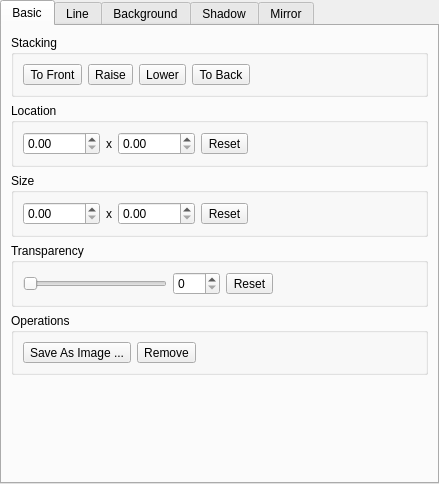
<?xml version="1.0" encoding="UTF-8"?>
<ui version="4.0">
 <class>GenericItemConfigBase</class>
 <widget class="QWidget" name="Form">
  <property name="geometry">
   <rect>
    <x>0</x>
    <y>0</y>
    <width>439</width>
    <height>484</height>
   </rect>
  </property>
  <property name="windowTitle">
   <string>Form</string>
  </property>
  <layout class="QVBoxLayout" name="verticalLayout_2">
	<property name="margin">
		<number>0</number>
	</property>
   <item>
    <widget class="QTabWidget" name="tabWidget">
     <property name="tabPosition">
      <enum>QTabWidget::North</enum>
     </property>
     <property name="tabShape">
      <enum>QTabWidget::Rounded</enum>
     </property>
     <property name="currentIndex">
      <number>0</number>
     </property>
     <property name="usesScrollButtons">
      <bool>false</bool>
     </property>
     <widget class="QWidget" name="generalTab">
      <attribute name="title">
       <string>Basic</string>
      </attribute>
      <layout class="QVBoxLayout" name="verticalLayout_3">
       <item>
        <widget class="QGroupBox" name="groupBox_2">
         <property name="title">
          <string>Stacking</string>
         </property>
         <layout class="QVBoxLayout" name="verticalLayout_8">
          <item>
           <layout class="QGridLayout" name="gridLayout">
            <item row="0" column="0">
             <widget class="QToolButton" name="front">
              <property name="text">
               <string>To Front</string>
              </property>
              <property name="icon">
               <iconset resource="../dviz.qrc">
                <normaloff>:/data/action-order-front.png</normaloff>:/data/action-order-front.png</iconset>
              </property>
              <property name="toolButtonStyle">
               <enum>Qt::ToolButtonTextBesideIcon</enum>
              </property>
             </widget>
            </item>
            <item row="0" column="1">
             <widget class="QToolButton" name="raise">
              <property name="text">
               <string>Raise</string>
              </property>
              <property name="icon">
               <iconset resource="../dviz.qrc">
                <normaloff>:/data/action-order-raise.png</normaloff>:/data/action-order-raise.png</iconset>
              </property>
              <property name="toolButtonStyle">
               <enum>Qt::ToolButtonTextBesideIcon</enum>
              </property>
             </widget>
            </item>
            <item row="0" column="2">
             <widget class="QToolButton" name="lower">
              <property name="text">
               <string>Lower</string>
              </property>
              <property name="icon">
               <iconset resource="../dviz.qrc">
                <normaloff>:/data/action-order-lower.png</normaloff>:/data/action-order-lower.png</iconset>
              </property>
              <property name="toolButtonStyle">
               <enum>Qt::ToolButtonTextBesideIcon</enum>
              </property>
             </widget>
            </item>
            <item row="0" column="3">
             <widget class="QToolButton" name="back">
              <property name="text">
               <string>To Back</string>
              </property>
              <property name="icon">
               <iconset resource="../dviz.qrc">
                <normaloff>:/data/action-order-back.png</normaloff>:/data/action-order-back.png</iconset>
              </property>
              <property name="toolButtonStyle">
               <enum>Qt::ToolButtonTextBesideIcon</enum>
              </property>
             </widget>
            </item>
            <item row="0" column="4">
             <spacer name="horizontalSpacer_7">
              <property name="orientation">
               <enum>Qt::Horizontal</enum>
              </property>
              <property name="sizeHint" stdset="0">
               <size>
                <width>37</width>
                <height>17</height>
               </size>
              </property>
             </spacer>
            </item>
           </layout>
          </item>
         </layout>
        </widget>
       </item>
       <item>
        <widget class="QGroupBox" name="groupBox">
         <property name="title">
          <string>Location</string>
         </property>
         <layout class="QVBoxLayout" name="verticalLayout_7">
          <item>
           <layout class="QGridLayout" name="gridLayout_3">
            <item row="0" column="1">
             <widget class="QLabel" name="label_5">
              <property name="text">
               <string>x</string>
              </property>
              <property name="alignment">
               <set>Qt::AlignCenter</set>
              </property>
             </widget>
            </item>
            <item row="0" column="2">
             <widget class="QDoubleSpinBox" name="locationY">
              <property name="maximum">
               <double>10000.000000000000000</double>
              </property>
             </widget>
            </item>
            <item row="0" column="0">
             <widget class="QDoubleSpinBox" name="locationX">
              <property name="maximum">
               <double>10000.000000000000000</double>
              </property>
             </widget>
            </item>
            <item row="0" column="4">
             <spacer name="horizontalSpacer_8">
              <property name="orientation">
               <enum>Qt::Horizontal</enum>
              </property>
              <property name="sizeHint" stdset="0">
               <size>
                <width>40</width>
                <height>20</height>
               </size>
              </property>
             </spacer>
            </item>
            <item row="0" column="3">
             <widget class="QToolButton" name="locationReset">
              <property name="text">
               <string>Reset</string>
              </property>
              <property name="icon">
               <iconset resource="../dviz.qrc">
                <normaloff>:/data/action-delete.png</normaloff>:/data/action-delete.png</iconset>
              </property>
              <property name="toolButtonStyle">
               <enum>Qt::ToolButtonTextBesideIcon</enum>
              </property>
             </widget>
            </item>
           </layout>
          </item>
         </layout>
        </widget>
       </item>
       <item>
        <widget class="QGroupBox" name="groupBox_4">
         <property name="title">
          <string>Size</string>
         </property>
         <layout class="QVBoxLayout" name="verticalLayout_6">
          <item>
           <layout class="QGridLayout" name="sizeGridLayout">
            <item row="0" column="1">
             <widget class="QLabel" name="label_9">
              <property name="text">
               <string>x</string>
              </property>
              <property name="alignment">
               <set>Qt::AlignCenter</set>
              </property>
             </widget>
            </item>
            <item row="0" column="2">
             <widget class="QDoubleSpinBox" name="contentHeight">
              <property name="maximum">
               <double>10000.000000000000000</double>
              </property>
             </widget>
            </item>
            <item row="0" column="0">
             <widget class="QDoubleSpinBox" name="contentWidth">
              <property name="maximum">
               <double>10000.000000000000000</double>
              </property>
             </widget>
            </item>
            <item row="0" column="4">
             <spacer name="horizontalSpacer_12">
              <property name="orientation">
               <enum>Qt::Horizontal</enum>
              </property>
              <property name="sizeHint" stdset="0">
               <size>
                <width>40</width>
                <height>20</height>
               </size>
              </property>
             </spacer>
            </item>
            <item row="0" column="3">
             <widget class="QToolButton" name="sizeReset">
              <property name="text">
               <string>Reset</string>
              </property>
              <property name="icon">
               <iconset resource="../dviz.qrc">
                <normaloff>:/data/action-delete.png</normaloff>:/data/action-delete.png</iconset>
              </property>
              <property name="toolButtonStyle">
               <enum>Qt::ToolButtonTextBesideIcon</enum>
              </property>
             </widget>
            </item>
           </layout>
          </item>
         </layout>
        </widget>
       </item>
       <item>
        <widget class="QGroupBox" name="groupBox_5">
         <property name="title">
          <string>Transparency</string>
         </property>
         <layout class="QVBoxLayout" name="verticalLayout_5">
          <item>
           <layout class="QGridLayout" name="gridLayout_7">
            <item row="0" column="2">
             <widget class="QToolButton" name="opacityReset">
              <property name="text">
               <string>Reset</string>
              </property>
              <property name="icon">
               <iconset resource="../dviz.qrc">
                <normaloff>:/data/action-delete.png</normaloff>:/data/action-delete.png</iconset>
              </property>
              <property name="toolButtonStyle">
               <enum>Qt::ToolButtonTextBesideIcon</enum>
              </property>
             </widget>
            </item>
            <item row="0" column="3">
             <spacer name="horizontalSpacer_14">
              <property name="orientation">
               <enum>Qt::Horizontal</enum>
              </property>
              <property name="sizeHint" stdset="0">
               <size>
                <width>40</width>
                <height>20</height>
               </size>
              </property>
             </spacer>
            </item>
            <item row="0" column="1">
             <widget class="QSpinBox" name="opacityBox">
              <property name="maximum">
               <number>100</number>
              </property>
             </widget>
            </item>
            <item row="0" column="0">
             <widget class="QSlider" name="opacitySlider">
              <property name="maximum">
               <number>100</number>
              </property>
              <property name="orientation">
               <enum>Qt::Horizontal</enum>
              </property>
             </widget>
            </item>
           </layout>
          </item>
         </layout>
        </widget>
       </item>
       <item>
        <widget class="QGroupBox" name="groupBox_3">
         <property name="title">
          <string>Operations</string>
         </property>
         <layout class="QVBoxLayout" name="verticalLayout_4">
          <item>
           <layout class="QGridLayout" name="gridLayout_2">
            <item row="0" column="0">
             <widget class="QToolButton" name="save">
              <property name="text">
               <string>Save As Image ...</string>
              </property>
              <property name="icon">
               <iconset resource="../dviz.qrc">
                <normaloff>:/data/action-save.png</normaloff>:/data/action-save.png</iconset>
              </property>
              <property name="toolButtonStyle">
               <enum>Qt::ToolButtonTextBesideIcon</enum>
              </property>
             </widget>
            </item>
            <item row="0" column="1">
             <widget class="QToolButton" name="del">
              <property name="text">
               <string>Remove</string>
              </property>
              <property name="icon">
               <iconset resource="../dviz.qrc">
                <normaloff>:/data/action-delete.png</normaloff>:/data/action-delete.png</iconset>
              </property>
              <property name="toolButtonStyle">
               <enum>Qt::ToolButtonTextBesideIcon</enum>
              </property>
             </widget>
            </item>
            <item row="0" column="2">
             <spacer name="horizontalSpacer_6">
              <property name="orientation">
               <enum>Qt::Horizontal</enum>
              </property>
              <property name="sizeHint" stdset="0">
               <size>
                <width>40</width>
                <height>20</height>
               </size>
              </property>
             </spacer>
            </item>
           </layout>
          </item>
         </layout>
        </widget>
       </item>
       <item>
        <spacer name="verticalSpacer_2">
         <property name="orientation">
          <enum>Qt::Vertical</enum>
         </property>
         <property name="sizeHint" stdset="0">
          <size>
           <width>20</width>
           <height>40</height>
          </size>
         </property>
        </spacer>
       </item>
      </layout>
     </widget>
     <widget class="QWidget" name="outlineTab">
      <attribute name="title">
       <string>Line</string>
      </attribute>
      <layout class="QVBoxLayout" name="verticalLayout_9">
       <item>
        <widget class="QRadioButton" name="outlineNone">
         <property name="text">
          <string>No Outline</string>
         </property>
        </widget>
       </item>
       <item>
        <widget class="QRadioButton" name="outlineSolid">
         <property name="text">
          <string>Solid Color</string>
         </property>
         <property name="checked">
          <bool>true</bool>
         </property>
        </widget>
       </item>
       <item>
        <layout class="QFormLayout" name="formLayout">
         <property name="fieldGrowthPolicy">
          <enum>QFormLayout::ExpandingFieldsGrow</enum>
         </property>
         <property name="labelAlignment">
          <set>Qt::AlignLeading|Qt::AlignLeft|Qt::AlignVCenter</set>
         </property>
         <item row="0" column="0">
          <widget class="QLabel" name="label">
           <property name="text">
            <string>Line Color</string>
           </property>
          </widget>
         </item>
         <item row="0" column="1">
          <widget class="QWidget" name="outlineColorPlaceholder" native="true"/>
         </item>
         <item row="1" column="0">
          <widget class="QLabel" name="label_2">
           <property name="text">
            <string>Line Width</string>
           </property>
          </widget>
         </item>
         <item row="1" column="1">
          <widget class="QDoubleSpinBox" name="outlineBox"/>
         </item>
        </layout>
       </item>
      </layout>
     </widget>
     <widget class="QWidget" name="backgroundTab">
      <attribute name="title">
       <string>Background</string>
      </attribute>
      <layout class="QVBoxLayout" name="verticalLayout_10">
       <item>
        <widget class="QWidget" name="bgOptNoBg" native="true">
         <layout class="QVBoxLayout" name="verticalLayout_13">
          <property name="margin">
           <number>0</number>
          </property>
         </layout>
        </widget>
       </item>
       <item>
        <widget class="QRadioButton" name="bgNone">
         <property name="text">
          <string>No Background</string>
         </property>
        </widget>
       </item>
       <item>
        <widget class="QRadioButton" name="bgColor">
         <property name="text">
          <string>Solid Color</string>
         </property>
         <property name="checked">
          <bool>true</bool>
         </property>
        </widget>
       </item>
       <item>
        <widget class="QWidget" name="bgOptColor" native="true">
         <layout class="QVBoxLayout" name="verticalLayout_14">
          <property name="margin">
           <number>0</number>
          </property>
          <item>
           <layout class="QHBoxLayout" name="bgColorPickerLayout"/>
          </item>
         </layout>
        </widget>
       </item>
       <item>
        <widget class="QRadioButton" name="bgGradient">
         <property name="text">
          <string>Gradient Fill</string>
         </property>
        </widget>
       </item>
       <item>
        <widget class="QWidget" name="bgOptGradient" native="true">
         <layout class="QVBoxLayout" name="verticalLayout_15">
          <property name="margin">
           <number>0</number>
          </property>
          <item>
           <widget class="QComboBox" name="gradientSelector"/>
          </item>
         </layout>
        </widget>
       </item>
       <item>
        <widget class="QRadioButton" name="bgImage">
         <property name="text">
          <string>Picture from File</string>
         </property>
        </widget>
       </item>
       <item>
        <widget class="QWidget" name="bgOptImage" native="true">
         <layout class="QVBoxLayout" name="verticalLayout_16">
          <property name="margin">
           <number>0</number>
          </property>
          <item>
           <layout class="QGridLayout" name="gridLayout_8">
            <item row="1" column="0">
             <widget class="QLineEdit" name="imageFilenameBox"/>
            </item>
            <item row="2" column="0" rowspan="2" colspan="2">
             <widget class="QWidget" name="imagePreviewWidget" native="true"/>
            </item>
            <item row="1" column="1">
             <widget class="QPushButton" name="imageBrowseButton">
              <property name="text">
               <string>Browse...</string>
              </property>
             </widget>
            </item>
           </layout>
          </item>
         </layout>
        </widget>
       </item>
       <item>
        <widget class="QRadioButton" name="bgVideo">
         <property name="text">
          <string>Video from File</string>
         </property>
        </widget>
       </item>
       <item>
        <widget class="QWidget" name="bgOptVideo" native="true">
         <layout class="QVBoxLayout" name="verticalLayout_17">
          <property name="margin">
           <number>0</number>
          </property>
          <item>
           <layout class="QGridLayout" name="gridLayout_9">
            <item row="1" column="1">
             <widget class="QPushButton" name="videoBrowseButton">
              <property name="text">
               <string>Browse...</string>
              </property>
             </widget>
            </item>
            <item row="2" column="0" rowspan="2">
             <widget class="QWidget" name="videoPreviewWidget" native="true"/>
            </item>
            <item row="2" column="1" rowspan="2">
             <layout class="QVBoxLayout" name="verticalLayout">
              <item>
               <widget class="QPushButton" name="videoPlayButton">
                <property name="text">
                 <string>Play</string>
                </property>
               </widget>
              </item>
              <item>
               <spacer name="verticalSpacer">
                <property name="orientation">
                 <enum>Qt::Vertical</enum>
                </property>
                <property name="sizeHint" stdset="0">
                 <size>
                  <width>20</width>
                  <height>40</height>
                 </size>
                </property>
               </spacer>
              </item>
             </layout>
            </item>
            <item row="1" column="0">
             <widget class="QLineEdit" name="videoFilenameBox"/>
            </item>
           </layout>
          </item>
         </layout>
        </widget>
       </item>
       <item>
        <spacer name="verticalSpacer_3">
         <property name="orientation">
          <enum>Qt::Vertical</enum>
         </property>
         <property name="sizeHint" stdset="0">
          <size>
           <width>20</width>
           <height>40</height>
          </size>
         </property>
        </spacer>
       </item>
      </layout>
     </widget>
     <widget class="QWidget" name="shadowTab">
      <attribute name="title">
       <string>Shadow</string>
      </attribute>
      <layout class="QVBoxLayout" name="verticalLayout_11">
       <item>
        <widget class="QRadioButton" name="shadowNone">
         <property name="text">
          <string>No Shadow</string>
         </property>
         <property name="checked">
          <bool>true</bool>
         </property>
        </widget>
       </item>
       <item>
        <widget class="QRadioButton" name="shadowSolid">
         <property name="text">
          <string>Solid Shadow</string>
         </property>
        </widget>
       </item>
       <item>
        <widget class="QGroupBox" name="shadowColorGb">
         <property name="title">
          <string>Shadow Color</string>
         </property>
        </widget>
       </item>
       <item>
        <widget class="QGroupBox" name="blurGroup">
         <property name="title">
          <string>Shadow Blur Radius</string>
         </property>
         <layout class="QHBoxLayout" name="horizontalLayout_2">
          <item>
           <widget class="QLabel" name="label_3">
            <property name="text">
             <string>Blur Radius: </string>
            </property>
           </widget>
          </item>
          <item>
           <widget class="QSpinBox" name="blurBox">
            <property name="specialValueText">
             <string>(No Blur)</string>
            </property>
            <property name="maximum">
             <number>16</number>
            </property>
           </widget>
          </item>
          <item>
           <spacer name="horizontalSpacer">
            <property name="orientation">
             <enum>Qt::Horizontal</enum>
            </property>
            <property name="sizeHint" stdset="0">
             <size>
              <width>40</width>
              <height>20</height>
             </size>
            </property>
           </spacer>
          </item>
         </layout>
        </widget>
       </item>
       <item>
        <widget class="QGroupBox" name="groupBox_6">
         <property name="title">
          <string>Shadow Position</string>
         </property>
         <layout class="QVBoxLayout" name="verticalLayout_18">
          <item>
           <layout class="QGridLayout" name="gridLayout_4">
            <item row="0" column="0">
             <widget class="QPushButton" name="shadowOffsetPresetTL">
              <property name="text">
               <string>Top Left</string>
              </property>
             </widget>
            </item>
            <item row="0" column="1">
             <widget class="QPushButton" name="shadowOffsetPresetT">
              <property name="text">
               <string>Top</string>
              </property>
             </widget>
            </item>
            <item row="0" column="2">
             <widget class="QPushButton" name="shadowOffsetPresetTR">
              <property name="text">
               <string>Top Right</string>
              </property>
             </widget>
            </item>
            <item row="1" column="0">
             <widget class="QPushButton" name="shadowOffsetPresetL">
              <property name="text">
               <string>Left</string>
              </property>
             </widget>
            </item>
            <item row="1" column="2">
             <widget class="QPushButton" name="shadowOffsetPresetR">
              <property name="text">
               <string>Right</string>
              </property>
             </widget>
            </item>
            <item row="2" column="0">
             <widget class="QPushButton" name="shadowOffsetPresetBL">
              <property name="text">
               <string>Bottom Left</string>
              </property>
             </widget>
            </item>
            <item row="2" column="1">
             <widget class="QPushButton" name="shadowOffsetPresetB">
              <property name="text">
               <string>Bottom</string>
              </property>
             </widget>
            </item>
            <item row="2" column="2">
             <widget class="QPushButton" name="shadowOffsetPresetBR">
              <property name="text">
               <string>Bottom Right</string>
              </property>
             </widget>
            </item>
            <item row="1" column="1">
             <widget class="QWidget" name="widget" native="true">
              <layout class="QHBoxLayout" name="horizontalLayout">
               <property name="margin">
                <number>0</number>
               </property>
               <item>
                <widget class="QDoubleSpinBox" name="shadowXOffsetBox">
                 <property name="toolTip">
                  <string>Horizontal position of the shadow, relative to the item</string>
                 </property>
                 <property name="alignment">
                  <set>Qt::AlignCenter</set>
                 </property>
                 <property name="minimum">
                  <double>-99.989999999999995</double>
                 </property>
                 <property name="singleStep">
                  <double>0.500000000000000</double>
                 </property>
                </widget>
               </item>
               <item>
                <widget class="QDoubleSpinBox" name="shadowYOffsetBox">
                 <property name="toolTip">
                  <string>Vertical position of the shadow, relative to the item</string>
                 </property>
                 <property name="frame">
                  <bool>true</bool>
                 </property>
                 <property name="alignment">
                  <set>Qt::AlignCenter</set>
                 </property>
                 <property name="buttonSymbols">
                  <enum>QAbstractSpinBox::UpDownArrows</enum>
                 </property>
                 <property name="minimum">
                  <double>-99.989999999999995</double>
                 </property>
                 <property name="singleStep">
                  <double>0.500000000000000</double>
                 </property>
                </widget>
               </item>
              </layout>
             </widget>
            </item>
           </layout>
          </item>
         </layout>
        </widget>
       </item>
       <item>
        <spacer name="verticalSpacer_4">
         <property name="orientation">
          <enum>Qt::Vertical</enum>
         </property>
         <property name="sizeHint" stdset="0">
          <size>
           <width>20</width>
           <height>40</height>
          </size>
         </property>
        </spacer>
       </item>
      </layout>
     </widget>
     <widget class="QWidget" name="reflectionTab">
      <attribute name="title">
       <string>Mirror</string>
      </attribute>
      <layout class="QVBoxLayout" name="verticalLayout_12">
       <item>
        <widget class="QRadioButton" name="reflectionNone">
         <property name="text">
          <string>No Reflection</string>
         </property>
         <property name="checked">
          <bool>true</bool>
         </property>
        </widget>
       </item>
       <item>
        <widget class="QRadioButton" name="reflectionEnabled">
         <property name="text">
          <string>Fancy Reflection</string>
         </property>
        </widget>
       </item>
       <item>
        <layout class="QFormLayout" name="formLayout_3">
         <property name="fieldGrowthPolicy">
          <enum>QFormLayout::ExpandingFieldsGrow</enum>
         </property>
         <item row="0" column="0">
          <widget class="QLabel" name="label_11">
           <property name="text">
            <string>Mirror Offset</string>
           </property>
          </widget>
         </item>
         <item row="0" column="1">
          <widget class="QDoubleSpinBox" name="mirrorOffset">
           <property name="minimum">
            <double>-99.989999999999995</double>
           </property>
           <property name="singleStep">
            <double>0.500000000000000</double>
           </property>
          </widget>
         </item>
        </layout>
       </item>
      </layout>
     </widget>
    </widget>
   </item>
  </layout>
 </widget>
 <resources>
  <include location="../dviz.qrc"/>
 </resources>
 <connections/>
</ui>
